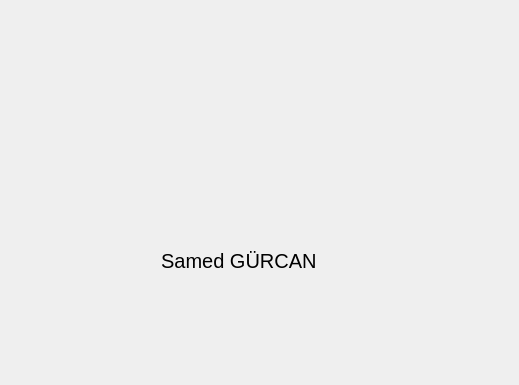
<?xml version="1.0" encoding="UTF-8"?>
<ui version="4.0">
 <class>Dialog</class>
 <widget class="QDialog" name="Dialog">
  <property name="geometry">
   <rect>
    <x>0</x>
    <y>0</y>
    <width>519</width>
    <height>385</height>
   </rect>
  </property>
  <property name="windowTitle">
   <string>Hakkında</string>
  </property>
  <widget class="QLabel" name="label_3">
   <property name="geometry">
    <rect>
     <x>150</x>
     <y>230</y>
     <width>211</width>
     <height>61</height>
    </rect>
   </property>
   <property name="font">
    <font>
     <pointsize>15</pointsize>
    </font>
   </property>
   <property name="text">
    <string>  Samed GÜRCAN</string>
   </property>
  </widget>
  <widget class="QLabel" name="label">
   <property name="geometry">
    <rect>
     <x>150</x>
     <y>20</y>
     <width>191</width>
     <height>181</height>
    </rect>
   </property>
   <property name="text">
    <string/>
   </property>
   <property name="pixmap">
    <pixmap>ısubülogo.jpg</pixmap>
   </property>
   <property name="scaledContents">
    <bool>true</bool>
   </property>
  </widget>
 </widget>
 <resources/>
 <connections/>
</ui>
